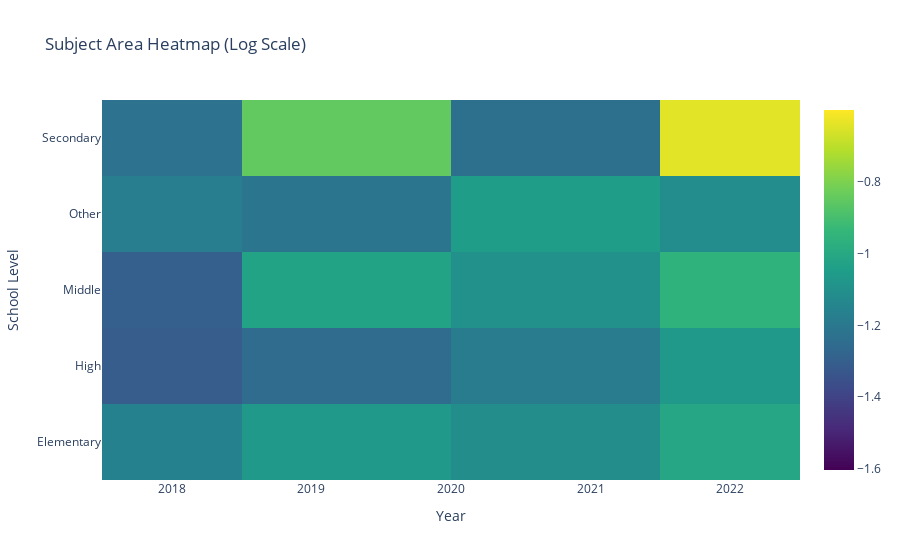

Source (notebook cell):
### Markdown cell above
#### Visual of Log Proficiencies For All Subjects Combined by School Level (Unweighted)

### Code cell
# Apply logarithmic scaling to the values
log_values = np.log(subject_area_pivot.values)

# Create a diverging colorscale for heatmap
colorscale = 'Viridis'

# Create the heatmap figure
fig = go.Figure(data=go.Heatmap(
    z=log_values,
    x=subject_area_pivot.columns.get_level_values('year'),
    y=subject_area_pivot.index,
    colorscale=colorscale,
    zmid=np.median(log_values)  # Set the midpoint of the colorscale
))

# Update the layout
fig.update_layout(
    title='Subject Area Heatmap (Log Scale)',
    xaxis_title='Year',
    yaxis_title='School Level'
)

# Show the figure
fig.show()

### Figure 1 — Plotly figure (JSON) as saved in the notebook; plotly's stock layout.template omitted (floating-point values rounded to 4 significant figures)
{"data": [{"colorscale": [[0, "#440154"], [0.1111, "#482878"], [0.2222, "#3e4989"], [0.3333, "#31688e"], [0.4444, "#26828e"], [0.5556, "#1f9e89"], [0.6667, "#35b779"], [0.7778, "#6ece58"], [0.8889, "#b5de2b"], [1, "#fde725"]], "type": "heatmap", "x": [2018, 2019, 2021, 2022, 2018, 2019, 2021, 2022, 2018, 2021, 2022, 2018, 2019, 2021, 2022], "y": ["Elementary", "High", "Middle", "Other", "Secondary"], "z": [[-1.16, -1.147, -1.244, -1.101, -1.045, -0.9092, -1.177, -1.084, -0.6554, -1.04, -1.001, -1.083, -1.064, -1.113, -1.009], [-1.309, -1.104, -1.223, -1.054, -1.464, -1.345, -1.603, -1.473, -0.9161, -1.052, -1.033, -1.308, -1.25, -1.186, -1.069], [-1.299, -1.24, -1.409, -1.221, -1.015, -0.9409, -1.075, -1.029, -0.6709, -1.13, -1.118, -1.088, -1.023, -1.097, -0.958], [-1.18, -1.117, -1.152, -1.066, -1.253, -1.176, -1.41, -1.423, -0.883, -1.007, -1.056, -1.191, -1.215, -1.05, -1.117], [-1.226, -1.285, -1.022, -0.9939, -1.176, -0.9557, -1.228, -0.9482, -0.8138, -0.6822, -0.634, -1.281, -0.8483, -1.233, -0.6435]], "zmid": -1.101}], "layout": {"title": {"text": "Subject Area Heatmap (Log Scale)"}, "xaxis": {"title": {"text": "Year"}}, "yaxis": {"title": {"text": "School Level"}}}}
